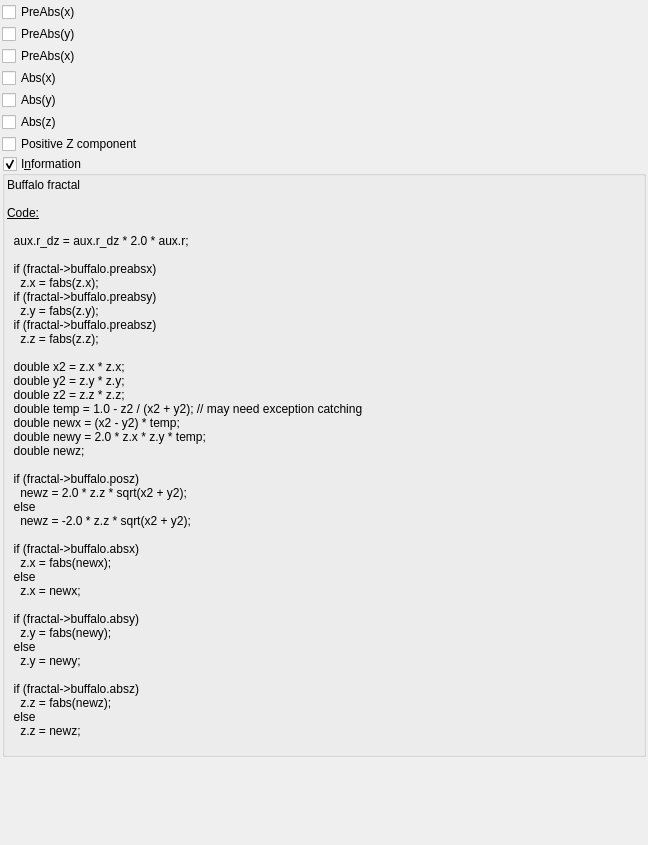
<?xml version="1.0" encoding="UTF-8"?>
<ui version="4.0">
 <class>Form</class>
 <widget class="QWidget" name="Form">
  <property name="geometry">
   <rect>
    <x>0</x>
    <y>0</y>
    <width>648</width>
    <height>845</height>
   </rect>
  </property>
  <property name="windowTitle">
   <string>Form</string>
  </property>
  <layout class="QVBoxLayout" name="verticalLayout">
   <property name="spacing">
    <number>2</number>
   </property>
   <property name="leftMargin">
    <number>2</number>
   </property>
   <property name="topMargin">
    <number>2</number>
   </property>
   <property name="rightMargin">
    <number>2</number>
   </property>
   <property name="bottomMargin">
    <number>2</number>
   </property>
   <item>
    <widget class="QCheckBox" name="checkBox_buffalo_preabs_x">
     <property name="sizePolicy">
      <sizepolicy hsizetype="Minimum" vsizetype="Maximum">
       <horstretch>0</horstretch>
       <verstretch>0</verstretch>
      </sizepolicy>
     </property>
     <property name="text">
      <string>PreAbs(x)</string>
     </property>
    </widget>
   </item>
   <item>
    <widget class="QCheckBox" name="checkBox_buffalo_preabs_y">
     <property name="sizePolicy">
      <sizepolicy hsizetype="Minimum" vsizetype="Maximum">
       <horstretch>0</horstretch>
       <verstretch>0</verstretch>
      </sizepolicy>
     </property>
     <property name="text">
      <string>PreAbs(y)</string>
     </property>
    </widget>
   </item>
   <item>
    <widget class="QCheckBox" name="checkBox_buffalo_preabs_z">
     <property name="sizePolicy">
      <sizepolicy hsizetype="Minimum" vsizetype="Maximum">
       <horstretch>0</horstretch>
       <verstretch>0</verstretch>
      </sizepolicy>
     </property>
     <property name="text">
      <string>PreAbs(x)</string>
     </property>
    </widget>
   </item>
   <item>
    <widget class="QCheckBox" name="checkBox_buffalo_abs_x">
     <property name="sizePolicy">
      <sizepolicy hsizetype="Minimum" vsizetype="Maximum">
       <horstretch>0</horstretch>
       <verstretch>0</verstretch>
      </sizepolicy>
     </property>
     <property name="text">
      <string>Abs(x)</string>
     </property>
    </widget>
   </item>
   <item>
    <widget class="QCheckBox" name="checkBox_buffalo_abs_y">
     <property name="sizePolicy">
      <sizepolicy hsizetype="Minimum" vsizetype="Maximum">
       <horstretch>0</horstretch>
       <verstretch>0</verstretch>
      </sizepolicy>
     </property>
     <property name="text">
      <string>Abs(y)</string>
     </property>
    </widget>
   </item>
   <item>
    <widget class="QCheckBox" name="checkBox_buffalo_abs_z">
     <property name="sizePolicy">
      <sizepolicy hsizetype="Minimum" vsizetype="Maximum">
       <horstretch>0</horstretch>
       <verstretch>0</verstretch>
      </sizepolicy>
     </property>
     <property name="text">
      <string>Abs(z)</string>
     </property>
    </widget>
   </item>
   <item>
    <widget class="QCheckBox" name="checkBox_buffalo_pos_z">
     <property name="sizePolicy">
      <sizepolicy hsizetype="Minimum" vsizetype="Maximum">
       <horstretch>0</horstretch>
       <verstretch>0</verstretch>
      </sizepolicy>
     </property>
     <property name="text">
      <string>Positive Z component</string>
     </property>
    </widget>
   </item>
   <item>
    <widget class="MyGroupBox" name="groupCheck_info">
     <property name="title">
      <string>I&amp;nformation</string>
     </property>
     <property name="flat">
      <bool>false</bool>
     </property>
     <property name="checkable">
      <bool>true</bool>
     </property>
     <layout class="QVBoxLayout" name="verticalLayout_2">
      <property name="spacing">
       <number>2</number>
      </property>
      <property name="leftMargin">
       <number>2</number>
      </property>
      <property name="topMargin">
       <number>2</number>
      </property>
      <property name="rightMargin">
       <number>2</number>
      </property>
      <property name="bottomMargin">
       <number>2</number>
      </property>
      <item>
       <widget class="QLabel" name="label_4">
        <property name="text">
         <string>&lt;!DOCTYPE HTML PUBLIC &quot;-//W3C//DTD HTML 4.0//EN&quot; &quot;http://www.w3.org/TR/REC-html40/strict.dtd&quot;&gt;
&lt;html&gt;&lt;head&gt;&lt;meta name=&quot;qrichtext&quot; content=&quot;1&quot; /&gt;&lt;style type=&quot;text/css&quot;&gt;
p, li { white-space: pre-wrap; }
&lt;/style&gt;&lt;/head&gt;&lt;body&gt;
&lt;p style=&quot; margin-top:0px; margin-bottom:0px; margin-left:0px; margin-right:0px; -qt-block-indent:0; text-indent:0px;&quot;&gt;Buffalo fractal&lt;/p&gt;
&lt;p style=&quot;-qt-paragraph-type:empty; margin-top:0px; margin-bottom:0px; margin-left:0px; margin-right:0px; -qt-block-indent:0; text-indent:0px;&quot;&gt;&lt;br /&gt;&lt;/p&gt;
&lt;p style=&quot; margin-top:0px; margin-bottom:0px; margin-left:0px; margin-right:0px; -qt-block-indent:0; text-indent:0px;&quot;&gt;&lt;span style=&quot; text-decoration: underline;&quot;&gt;Code:&lt;/span&gt;&lt;/p&gt;
&lt;p style=&quot;-qt-paragraph-type:empty; margin-top:0px; margin-bottom:0px; margin-left:0px; margin-right:0px; -qt-block-indent:0; text-indent:0px; text-decoration: underline;&quot;&gt;&lt;br /&gt;&lt;/p&gt;
&lt;p style=&quot; margin-top:0px; margin-bottom:0px; margin-left:0px; margin-right:0px; -qt-block-indent:0; text-indent:0px;&quot;&gt;  aux.r_dz = aux.r_dz * 2.0 * aux.r;&lt;/p&gt;
&lt;p style=&quot;-qt-paragraph-type:empty; margin-top:0px; margin-bottom:0px; margin-left:0px; margin-right:0px; -qt-block-indent:0; text-indent:0px;&quot;&gt;&lt;br /&gt;&lt;/p&gt;
&lt;p style=&quot; margin-top:0px; margin-bottom:0px; margin-left:0px; margin-right:0px; -qt-block-indent:0; text-indent:0px;&quot;&gt;  if (fractal-&amp;gt;buffalo.preabsx)&lt;/p&gt;
&lt;p style=&quot; margin-top:0px; margin-bottom:0px; margin-left:0px; margin-right:0px; -qt-block-indent:0; text-indent:0px;&quot;&gt;    z.x = fabs(z.x);&lt;/p&gt;
&lt;p style=&quot; margin-top:0px; margin-bottom:0px; margin-left:0px; margin-right:0px; -qt-block-indent:0; text-indent:0px;&quot;&gt;  if (fractal-&amp;gt;buffalo.preabsy)&lt;/p&gt;
&lt;p style=&quot; margin-top:0px; margin-bottom:0px; margin-left:0px; margin-right:0px; -qt-block-indent:0; text-indent:0px;&quot;&gt;    z.y = fabs(z.y);&lt;/p&gt;
&lt;p style=&quot; margin-top:0px; margin-bottom:0px; margin-left:0px; margin-right:0px; -qt-block-indent:0; text-indent:0px;&quot;&gt;  if (fractal-&amp;gt;buffalo.preabsz)&lt;/p&gt;
&lt;p style=&quot; margin-top:0px; margin-bottom:0px; margin-left:0px; margin-right:0px; -qt-block-indent:0; text-indent:0px;&quot;&gt;    z.z = fabs(z.z);&lt;/p&gt;
&lt;p style=&quot;-qt-paragraph-type:empty; margin-top:0px; margin-bottom:0px; margin-left:0px; margin-right:0px; -qt-block-indent:0; text-indent:0px;&quot;&gt;&lt;br /&gt;&lt;/p&gt;
&lt;p style=&quot; margin-top:0px; margin-bottom:0px; margin-left:0px; margin-right:0px; -qt-block-indent:0; text-indent:0px;&quot;&gt;  double x2 = z.x * z.x;&lt;/p&gt;
&lt;p style=&quot; margin-top:0px; margin-bottom:0px; margin-left:0px; margin-right:0px; -qt-block-indent:0; text-indent:0px;&quot;&gt;  double y2 = z.y * z.y;&lt;/p&gt;
&lt;p style=&quot; margin-top:0px; margin-bottom:0px; margin-left:0px; margin-right:0px; -qt-block-indent:0; text-indent:0px;&quot;&gt;  double z2 = z.z * z.z;&lt;/p&gt;
&lt;p style=&quot; margin-top:0px; margin-bottom:0px; margin-left:0px; margin-right:0px; -qt-block-indent:0; text-indent:0px;&quot;&gt;  double temp = 1.0 - z2 / (x2 + y2); // may need exception catching&lt;/p&gt;
&lt;p style=&quot; margin-top:0px; margin-bottom:0px; margin-left:0px; margin-right:0px; -qt-block-indent:0; text-indent:0px;&quot;&gt;  double newx = (x2 - y2) * temp;&lt;/p&gt;
&lt;p style=&quot; margin-top:0px; margin-bottom:0px; margin-left:0px; margin-right:0px; -qt-block-indent:0; text-indent:0px;&quot;&gt;  double newy = 2.0 * z.x * z.y * temp;&lt;/p&gt;
&lt;p style=&quot; margin-top:0px; margin-bottom:0px; margin-left:0px; margin-right:0px; -qt-block-indent:0; text-indent:0px;&quot;&gt;  double newz;&lt;/p&gt;
&lt;p style=&quot; margin-top:0px; margin-bottom:0px; margin-left:0px; margin-right:0px; -qt-block-indent:0; text-indent:0px;&quot;&gt;  &lt;/p&gt;
&lt;p style=&quot; margin-top:0px; margin-bottom:0px; margin-left:0px; margin-right:0px; -qt-block-indent:0; text-indent:0px;&quot;&gt;  if (fractal-&amp;gt;buffalo.posz)&lt;/p&gt;
&lt;p style=&quot; margin-top:0px; margin-bottom:0px; margin-left:0px; margin-right:0px; -qt-block-indent:0; text-indent:0px;&quot;&gt;    newz = 2.0 * z.z * sqrt(x2 + y2);&lt;/p&gt;
&lt;p style=&quot; margin-top:0px; margin-bottom:0px; margin-left:0px; margin-right:0px; -qt-block-indent:0; text-indent:0px;&quot;&gt;  else&lt;/p&gt;
&lt;p style=&quot; margin-top:0px; margin-bottom:0px; margin-left:0px; margin-right:0px; -qt-block-indent:0; text-indent:0px;&quot;&gt;    newz = -2.0 * z.z * sqrt(x2 + y2);&lt;/p&gt;
&lt;p style=&quot; margin-top:0px; margin-bottom:0px; margin-left:0px; margin-right:0px; -qt-block-indent:0; text-indent:0px;&quot;&gt;  &lt;/p&gt;
&lt;p style=&quot; margin-top:0px; margin-bottom:0px; margin-left:0px; margin-right:0px; -qt-block-indent:0; text-indent:0px;&quot;&gt;  if (fractal-&amp;gt;buffalo.absx)&lt;/p&gt;
&lt;p style=&quot; margin-top:0px; margin-bottom:0px; margin-left:0px; margin-right:0px; -qt-block-indent:0; text-indent:0px;&quot;&gt;    z.x = fabs(newx);&lt;/p&gt;
&lt;p style=&quot; margin-top:0px; margin-bottom:0px; margin-left:0px; margin-right:0px; -qt-block-indent:0; text-indent:0px;&quot;&gt;  else&lt;/p&gt;
&lt;p style=&quot; margin-top:0px; margin-bottom:0px; margin-left:0px; margin-right:0px; -qt-block-indent:0; text-indent:0px;&quot;&gt;    z.x = newx;&lt;/p&gt;
&lt;p style=&quot;-qt-paragraph-type:empty; margin-top:0px; margin-bottom:0px; margin-left:0px; margin-right:0px; -qt-block-indent:0; text-indent:0px;&quot;&gt;&lt;br /&gt;&lt;/p&gt;
&lt;p style=&quot; margin-top:0px; margin-bottom:0px; margin-left:0px; margin-right:0px; -qt-block-indent:0; text-indent:0px;&quot;&gt;  if (fractal-&amp;gt;buffalo.absy)&lt;/p&gt;
&lt;p style=&quot; margin-top:0px; margin-bottom:0px; margin-left:0px; margin-right:0px; -qt-block-indent:0; text-indent:0px;&quot;&gt;    z.y = fabs(newy);&lt;/p&gt;
&lt;p style=&quot; margin-top:0px; margin-bottom:0px; margin-left:0px; margin-right:0px; -qt-block-indent:0; text-indent:0px;&quot;&gt;  else&lt;/p&gt;
&lt;p style=&quot; margin-top:0px; margin-bottom:0px; margin-left:0px; margin-right:0px; -qt-block-indent:0; text-indent:0px;&quot;&gt;    z.y = newy;&lt;/p&gt;
&lt;p style=&quot;-qt-paragraph-type:empty; margin-top:0px; margin-bottom:0px; margin-left:0px; margin-right:0px; -qt-block-indent:0; text-indent:0px;&quot;&gt;&lt;br /&gt;&lt;/p&gt;
&lt;p style=&quot; margin-top:0px; margin-bottom:0px; margin-left:0px; margin-right:0px; -qt-block-indent:0; text-indent:0px;&quot;&gt;  if (fractal-&amp;gt;buffalo.absz)&lt;/p&gt;
&lt;p style=&quot; margin-top:0px; margin-bottom:0px; margin-left:0px; margin-right:0px; -qt-block-indent:0; text-indent:0px;&quot;&gt;    z.z = fabs(newz);&lt;/p&gt;
&lt;p style=&quot; margin-top:0px; margin-bottom:0px; margin-left:0px; margin-right:0px; -qt-block-indent:0; text-indent:0px;&quot;&gt;  else&lt;/p&gt;
&lt;p style=&quot; margin-top:0px; margin-bottom:0px; margin-left:0px; margin-right:0px; -qt-block-indent:0; text-indent:0px;&quot;&gt;    z.z = newz;&lt;/p&gt;
&lt;p style=&quot;-qt-paragraph-type:empty; margin-top:0px; margin-bottom:0px; margin-left:0px; margin-right:0px; -qt-block-indent:0; text-indent:0px;&quot;&gt;&lt;br /&gt;&lt;/p&gt;&lt;/body&gt;&lt;/html&gt;</string>
        </property>
        <property name="wordWrap">
         <bool>true</bool>
        </property>
        <property name="openExternalLinks">
         <bool>true</bool>
        </property>
        <property name="textInteractionFlags">
         <set>Qt::LinksAccessibleByMouse|Qt::TextSelectableByMouse</set>
        </property>
       </widget>
      </item>
     </layout>
    </widget>
   </item>
   <item>
    <spacer name="verticalSpacer">
     <property name="orientation">
      <enum>Qt::Vertical</enum>
     </property>
     <property name="sizeHint" stdset="0">
      <size>
       <width>20</width>
       <height>40</height>
      </size>
     </property>
    </spacer>
   </item>
  </layout>
 </widget>
 <customwidgets>
  <customwidget>
   <class>MyGroupBox</class>
   <extends>QGroupBox</extends>
   <header>mygroupbox.h</header>
   <container>1</container>
  </customwidget>
 </customwidgets>
 <resources/>
 <connections/>
</ui>
